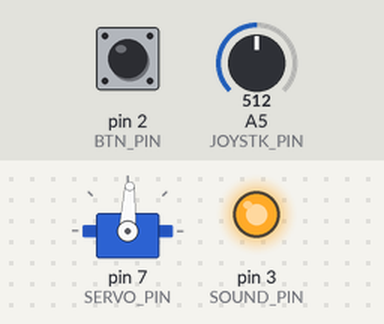
This sketch was run on a simulated Arduino Uno, built with avr-gcc and run on an emulated ATmega328P. Parts: servo, output pins drawn as LEDs (lit = HIGH). The inputs (shaded band) are chosen by the test bench; at power-on: A5 (JOYSTK_PIN) = 512, pin 2 (BTN_PIN) HIGH.

Above: at 1.2 s.
1.3 s: A5 (JOYSTK_PIN) set to 716
At 2.1 s:
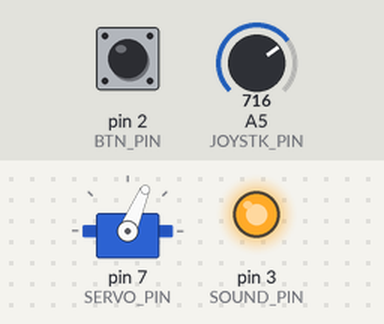
2.8 s: pin 2 (BTN_PIN) pulled LOW for 0.15 s
At 2.96 s:
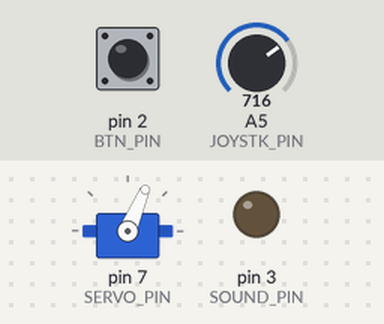
4.6 s: A5 (JOYSTK_PIN) set to 900
At 5.8 s:
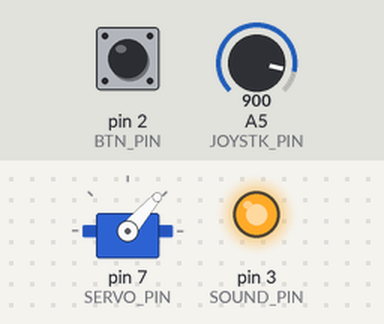
6.1 s: pin 2 (BTN_PIN) pulled LOW for 1 s
At 6.26 s:
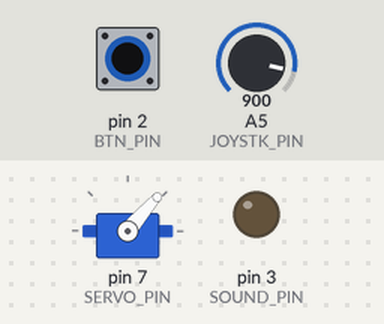
8.6 s: A5 (JOYSTK_PIN) set to 1023
At 8.9 s:
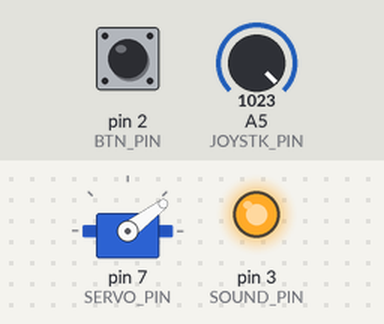
10.1 s: pin 2 (BTN_PIN) pulled LOW for 0.15 s
At 10.26 s:
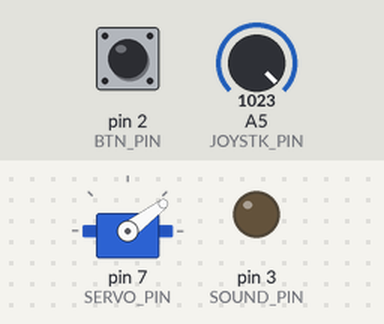
Timing chart, 0 to 12.9 s (numbered marks = the images above; inputs shaded):
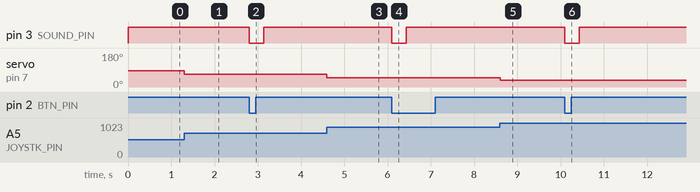

Measured:
- after the input at 1.3 s, servo on pin 7 (SERVO_PIN): 87° → 67° at once
- after the input at 2.8 s, pin 3 (SOUND_PIN): HIGH → LOW at once, → HIGH 0.33 s later
- after the input at 4.6 s, servo on pin 7 (SERVO_PIN): 67° → 49° at once
- after the input at 6.1 s, pin 3 (SOUND_PIN): HIGH → LOW at once, → HIGH 0.33 s later
- after the input at 8.6 s, servo on pin 7 (SERVO_PIN): 49° → 37° at once
- after the input at 10.1 s, pin 3 (SOUND_PIN): HIGH → LOW at once, → HIGH 0.33 s later

The sketch:

oDay_sender.ino
```cpp
#include <Servo.h>
#include <IRremote.h>
#include <IRremoteInt.h>

#define SERVO_PIN 7
#define TX_PIN 13
#define BTN_PIN 2
#define JOYSTK_PIN 5   //A5
#define SOUND_PIN 3

#define IRCODE 0xFFFFFFAA //the code which will be transmitted
#define SRVOFFSET 925  //add this to analogRead value to get microseconds

#define REVERSE 1

Servo Turret;
IRsend lazerGun;

int joyStickVal = 512;
unsigned long Time = 0;
bool isSending = false;

void setup() {
  Turret.attach(SERVO_PIN); // attach turret servo
  Turret.writeMicroseconds(1500); // zero rotation

  pinMode(SOUND_PIN, OUTPUT);
  digitalWrite(SOUND_PIN, HIGH); //active-low

  pinMode(BTN_PIN, INPUT_PULLUP); //activate internal pullups on button
  //Serial.begin(9600);
}

void loop() {
  joyStickVal = analogRead(JOYSTK_PIN);

  // if the button was pressed...
  if ((!digitalRead(BTN_PIN))&&(!isSending)){
    Time = millis() + 333;
    isSending = true; // set flag

    digitalWrite(SOUND_PIN, LOW); // trigger sound
    lazerGun.sendNEC(IRCODE, 32); // send IRCODE as NEC (38kHz - might be better)
  }

  // allow 1/3 sec to elapse before resetting sound trigger and send flag
  if (millis() > Time){
    digitalWrite(SOUND_PIN, HIGH); // prevent looping
    if(digitalRead(BTN_PIN)&&isSending) isSending = false;
  }

  #ifdef REVERSE
  joyStickVal = 1023 - joyStickVal;
  #endif

  Turret.writeMicroseconds(joyStickVal + SRVOFFSET);

  //Serial.println(joyStickVal);
}
```
